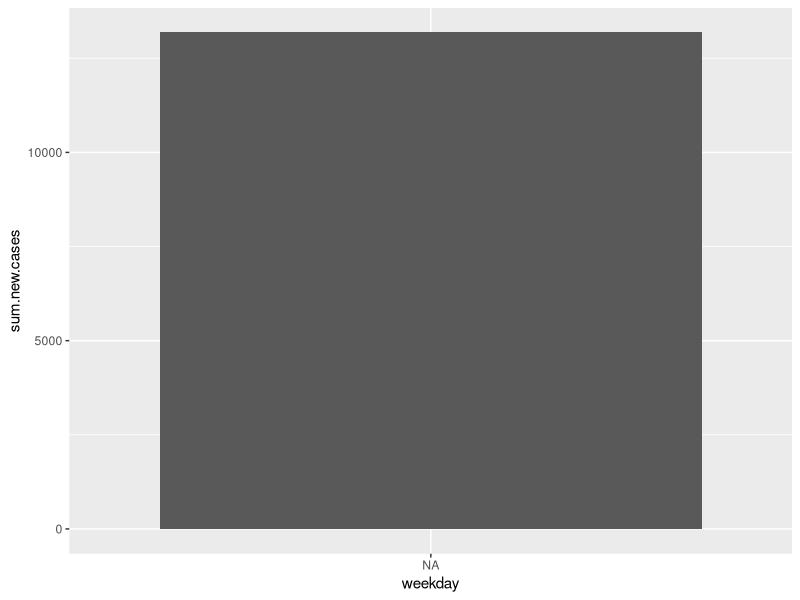
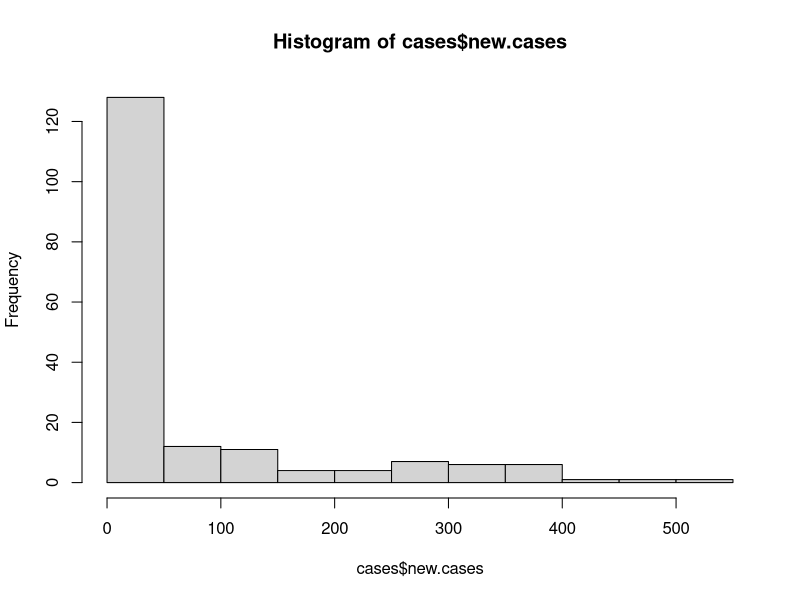

Write the R code that produced these figures, in order. (Note: this script raises an error after producing the figures.)
## ---- chunk 1
library(tidyverse)
cases <- read.csv("cases_daily_aus.csv") 
colnames(cases) <- c("date", "new.cases")
#add 2020 to all date strings
cases <- mutate(cases, date = paste(date,"-2020", sep = ""))
#format date strings as date objects
cases <- mutate(cases, date = as.Date(date, format = "%e-%b-%Y"))
#use weekdays() to identify weekday
cases <- mutate(cases, weekday = weekdays(date))
cases
## ---- chunk 2
frequency.by.weekday <- cases %>% group_by(weekday) %>% summarise( sum = sum(new.cases))
frequency.by.weekday <- merge(frequency.by.weekday, count(cases, weekday))
#rename columns
colnames(frequency.by.weekday) <- c("weekday","sum.new.cases","count.of.weekday")
#set weekday as factor with Sunday as start of week
frequency.by.weekday$weekday <- factor(frequency.by.weekday$weekday, levels = 
      c("Sunday","Monday","Tuesday","Wednesday","Thursday","Friday","Saturday"))
#reorder so that data.frame follows this order
frequency.by.weekday <- frequency.by.weekday[order(frequency.by.weekday$weekday),]
#print!
frequency.by.weekday
## ---- chunk 3
ggplot(frequency.by.weekday, aes(weekday, sum.new.cases)) +
  geom_col()
## ---- chunk 4
hist(cases$new.cases)
## ---- chunk 5
cases.binned.weekday <- cases %>% filter(new.cases < 50) %>%
  group_by(weekday) %>% count(weekday)
colnames(cases.binned.weekday) <- c("weekday","under.50")

cases.binned.weekday <- cases %>% filter(new.cases > 50) %>%
  group_by(weekday) %>% count(weekday) %>%
  merge(cases.binned.weekday, .)

colnames(cases.binned.weekday) <- c("weekday","under.50", "over.50")

cases.binned.weekday
## ---- chunk 6
saturday.cases <- cases %>% filter(weekday == "Saturday")
hist(saturday.cases$new.cases, breaks = dim(saturday.cases)[1])
## ---- chunk 7
slopes <- c()
for (i in seq(2,dim(cases)[1],7)) {
  index_7 <- i + 6
  temp.df <- cases[i:index_7,]
  temp.df <- drop_na(temp.df) #last entry might have NA rows
  slopes <- append(slopes, coefficients(lm(new.cases~date, temp.df))['date'])
}
dates <- cases$date[1] + seq(1,dim(cases)[1]-1,7) #off by one error here, minus by 1 to get right date
## ---- chunk 8
mins = c()
means = c()
maxs = c()
min_weekday <- c()
max_weekday <- c()
n_days <- c()
slopes <- c()

for (i in seq(2,dim(cases)[1],7)) {
  #select an interval of seven days from Sunday to Saturday
  index_7 <- i + 6
  temp.df <- cases[i:index_7,]
  temp.df <- drop_na(temp.df) #last entry might have NA rows
  
  #calculate a linear regression slope for each interval
  slopes <- append(slopes, coefficients(lm(new.cases~date, temp.df))['date'])
  
  # get mins and means
  mins <- append(mins, min(temp.df$new.cases))
  means <- append(means, mean(temp.df$new.cases))
  maxs <- append(maxs, max(temp.df$new.cases))
  
  #append unique weekdays which have min value
  min_weekday_temp <- filter(temp.df, new.cases == min(temp.df$new.cases))$weekday
  if (length(min_weekday_temp) > 1) {
    min_weekday_temp <- c("multiple")
  }
  min_weekday <- append(min_weekday, min_weekday_temp)
  
  #append unique weekdays which have max value
  max_weekday_temp <- filter(temp.df, new.cases == max(temp.df$new.cases))$weekday
  if (length(max_weekday_temp) > 1) {
    max_weekday_temp <- c("multiple")
  }
  max_weekday <- append(max_weekday, max_weekday_temp)
  
  #get number of days in each interval for debugging purposes
  n_days <- append(n_days, dim(temp.df)[1])
}
seven.day <- data.frame(date = dates, n_days = n_days, slopes = slopes, 
                        mins = mins, means=means, maxs = maxs, 
                        min_weekday = min_weekday, max_weekday = max_weekday)
seven.day
## ---- chunk 9
min_weekday <- c()
for (i in seq(2,dim(cases)[1],7)) {
  index_7 <- i + 6
  temp.df <- cases[i:index_7,]
  temp.df <- drop_na(temp.df) #last entry might have NA rows
  
  min_weekday_temp <- filter(temp.df, new.cases == min(temp.df$new.cases))$weekday
  min_weekday <- append(min_weekday, min_weekday_temp)
}
table(min_weekday)
## ---- chunk 10
table(seven.day$min_weekday)
## ---- chunk 11
table(seven.day$max_weekday)
## ---- chunk 12
max_weekday <- c()
for (i in seq(2,dim(cases)[1],7)) {
  index_7 <- i + 6
  temp.df <- cases[i:index_7,]
  temp.df <- drop_na(temp.df) #last entry might have NA rows
  
  max_weekday_temp <- filter(temp.df, new.cases == max(temp.df$new.cases))$weekday
  max_weekday <- append(max_weekday, max_weekday_temp)
}
table(max_weekday)
## ---- chunk 13
cases
## ---- chunk 14
cases$ordinal <- 1:dim(cases)[1]
cases %>% group_by(ordinal = cut(ordinal, breaks = dim(cases)[1]/7)) %>%
  summarise_each(funs(mean))
## ---- chunk 15
cases %>% group_by(ordinal = cut(ordinal, breaks = dim(cases)[1]/7)) %>%
  summarise(mean(new.cases), min(new.cases), max(new.cases), n_distinct(weekday))
## ---- chunk 16
cases
